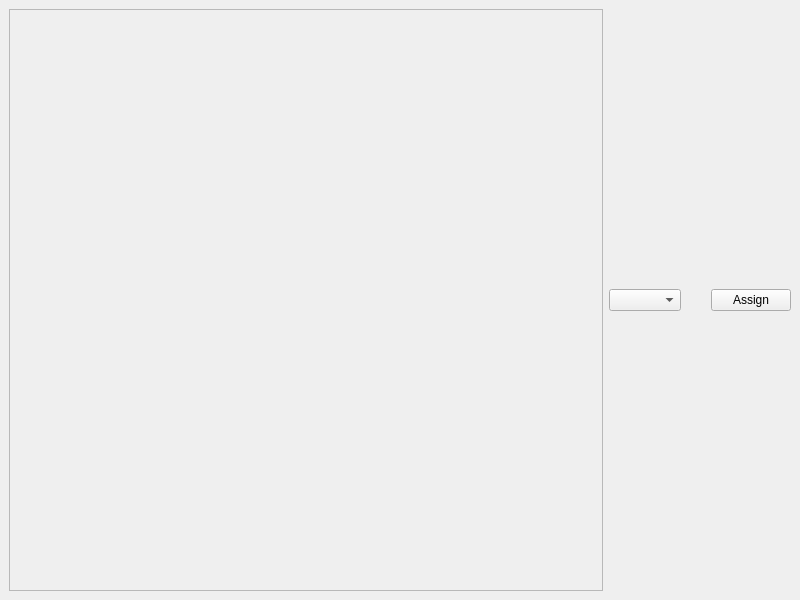
<?xml version="1.0" encoding="UTF-8"?>
<ui version="4.0">
 <class>MainWindow</class>
 <widget class="QMainWindow" name="MainWindow">
  <property name="geometry">
   <rect>
    <x>0</x>
    <y>0</y>
    <width>800</width>
    <height>600</height>
   </rect>
  </property>
  <property name="windowTitle">
   <string>MainWindow</string>
  </property>
  <widget class="QWidget" name="centralWidget">
   <layout class="QHBoxLayout" name="horizontalLayout">
    <item>
     <widget class="QScrollArea" name="sidePanel">
      <property name="widgetResizable">
       <bool>true</bool>
      </property>
      <widget class="QWidget" name="sidePanelContent">
       <layout class="QVBoxLayout" name="sidePanelLayout"/>
      </widget>
     </widget>
    </item>
    <item>
     <widget class="QComboBox" name="taskComboBox"/>
    </item>
    <item>
     <widget class="QWidget" name="mainPanel">
      <layout class="QVBoxLayout" name="mainPanelLayout"/>
     </widget>
    </item>
    <item>
     <widget class="QPushButton" name="submitButton">
      <property name="text">
       <string>Assign</string>
      </property>
     </widget>
    </item>
   </layout>
  </widget>
 </widget>
 <resources/>
 <connections/>
</ui>
